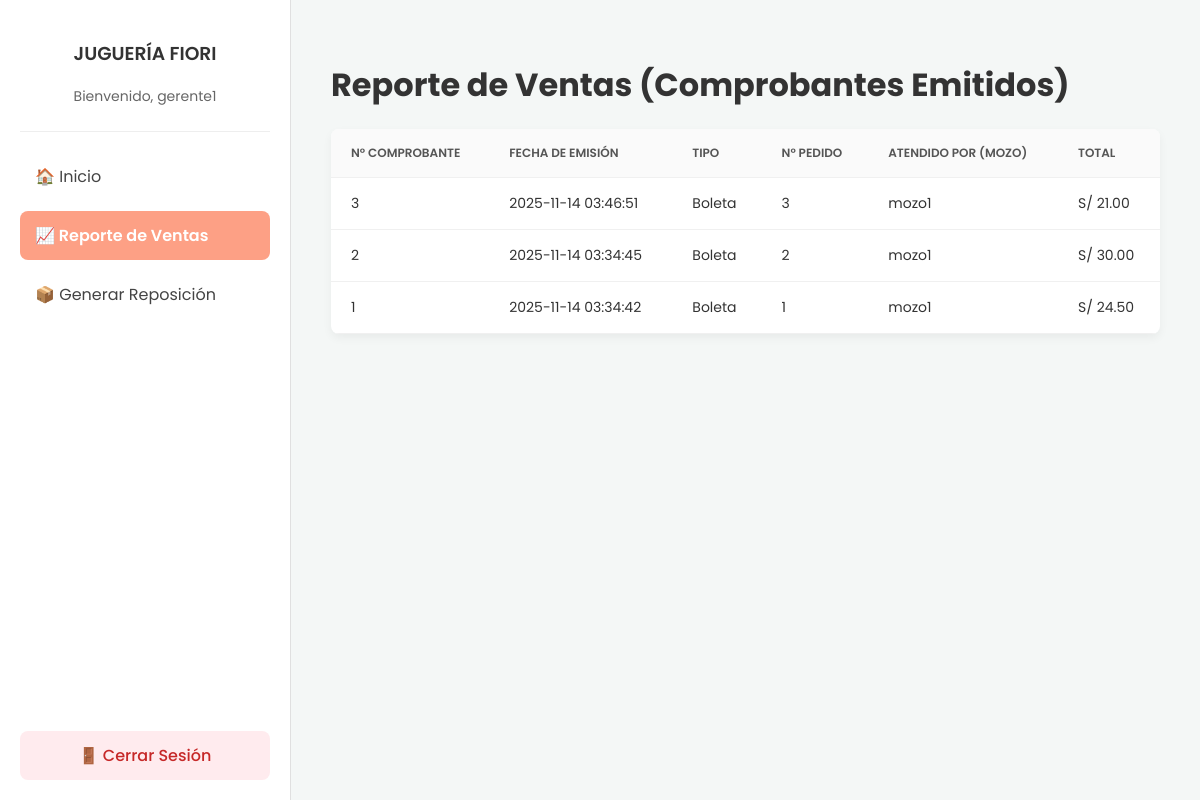
/gerente_reportes.php (signed in), run on the app's committed database.
### tables this page shows
CREATE TABLE `comprobantes` (
  `id_comprobante` int(11) NOT NULL,
  `id_pedido` int(11) NOT NULL,
  `tipo` enum('boleta','factura') NOT NULL,
  `fecha_emision` datetime NOT NULL,
  `total_final` decimal(10,2) NOT NULL
);

CREATE TABLE `pedidos` (
  `id_pedido` int(11) NOT NULL,
  `id_usuario_mozo` int(11) NOT NULL,
  `fecha_hora` datetime NOT NULL,
  `total` decimal(10,2) NOT NULL,
  `estado` enum('pendiente','validado','pagado') NOT NULL
);

CREATE TABLE `usuarios` (
  `id_usuario` int(11) NOT NULL,
  `nombre_usuario` varchar(100) NOT NULL,
  `password` varchar(255) NOT NULL,
  `rol` enum('mozo','cajero','gerente') NOT NULL
);

### gerente_reportes.php (the view, shortened to what this page needs)
<?php
include 'conexion.php';
$nombre_usuario = $_SESSION['nombre_usuario'];
$sql = "SELECT c.id_comprobante, c.fecha_emision, c.tipo, c.total_final, p.id_pedido, u.nombre_usuario AS mozo
        FROM comprobantes c
        JOIN pedidos p ON c.id_pedido = p.id_pedido
        JOIN usuarios u ON p.id_usuario_mozo = u.id_usuario
        ORDER BY c.fecha_emision DESC";
$resultado = $conexion->query($sql);
?>
<!DOCTYPE html>
<html lang="es">
<head>
</head>
<body>
    <div class="container">
        <nav class="sidebar">
            <div class="sidebar-header">
                <h3>JUGUERÍA FIORI</h3>
                <p>Bienvenido, <?php echo htmlspecialchars($nombre_usuario); ?></p>
            </div>
            <div class="sidebar-nav">
                <a href="gerente_inicio.php">🏠 Inicio</a>
                <a href="gerente_reportes.php" class="active">📈 Reporte de Ventas</a>
                <a href="gerente_reposicion.php">📦 Generar Reposición</a>
            </div>
            <div class="sidebar-footer">
                <a href="logout.php">🚪 Cerrar Sesión</a>
            </div>
        </nav>
        <main class="main-content">
            <h1>Reporte de Ventas (Comprobantes Emitidos)</h1>
            <table class="report-table">
                <thead>
                    <tr>
                        <th>N° Comprobante</th>
                        <th>Fecha de Emisión</th>
                        <th>Tipo</th>
                        <th>N° Pedido</th>
                        <th>Atendido por (Mozo)</th>
                        <th>Total</th>
                    </tr>
                </thead>
                <tbody>
                    <?php if ($resultado->num_rows > 0): ?>
                        <?php while($fila = $resultado->fetch_assoc()): ?>
                            <tr>
                                <td><?php echo $fila['id_comprobante']; ?></td>
                                <td><?php echo $fila['fecha_emision']; ?></td>
                                <td><?php echo htmlspecialchars(ucfirst($fila['tipo'])); ?></td>
                                <td><?php echo $fila['id_pedido']; ?></td>
                                <td><?php echo htmlspecialchars($fila['mozo']); ?></td>
                                <td>S/ <?php echo number_format($fila['total_final'], 2); ?></td>
                            </tr>
                        <?php endwhile; ?>
                    <?php else: ?>
                        <tr>
                            <td colspan="6" style="text-align:center;">No se ha generado ningún comprobante de venta todavía.</td>
                        </tr>
                    <?php endif; ?>
                </tbody>
            </table>
        </main>
    </div>
</body>
</html>

### gerente_reportes.php (style rules this page uses)
body { font-family: 'Poppins', sans-serif; margin: 0; background: #f4f7f6; }
.container { display: flex; height: 100vh; }
.sidebar { width: 250px; background: #ffffff; border-right: 1px solid #e0e0e0; display: flex; flex-direction: column; padding: 20px; }
.sidebar-header { text-align: center; margin-bottom: 20px; padding-bottom: 10px; border-bottom: 1px solid #eee; }
.sidebar-header h3 { color: #333; font-weight: 600; }
.sidebar-header p { color: #666; font-size: 14px; }
.sidebar-nav { flex-grow: 1; }
.sidebar-nav a { display: block; padding: 12px 15px; text-decoration: none; color: #444; border-radius: 8px; margin-bottom: 10px; font-weight: 400; transition: background 0.3s, color 0.3s; }
.sidebar-nav a.active { background: #fda085; color: white; font-weight: 600; }
.sidebar-footer a { display: block; padding: 12px 15px; text-decoration: none; background: #ffebee; color: #c62828; border-radius: 8px; text-align: center; font-weight: 500; transition: background 0.3s; }
.main-content { flex-grow: 1; padding: 40px; overflow-y: auto; }
.main-content h1 { color: #333; font-size: 32px; margin-bottom: 20px; }
.report-table { width: 100%; border-collapse: collapse; background: #ffffff; border-radius: 8px; overflow: hidden; box-shadow: 0 4px 10px rgba(0, 0, 0, 0.05); }
.report-table th, .report-table td { padding: 15px 20px; text-align: left; border-bottom: 1px solid #f0f0f0; }
.report-table th { background: #fafafa; font-weight: 600; color: #555; text-transform: uppercase; font-size: 12px; }
.report-table td { color: #333; font-size: 14px; }

### data on the page
comprobantes: id_comprobante "3", fecha_emision "2025-11-14 03:46:51", tipo "Boleta", id_pedido.id_pedido "3", usuarios.nombre_usuario "mozo1", total_final "21.00"
comprobantes: id_comprobante "2", fecha_emision "2025-11-14 03:34:45", tipo "Boleta", id_pedido.id_pedido "2", usuarios.nombre_usuario "mozo1", total_final "30.00"
comprobantes: id_comprobante "1", fecha_emision "2025-11-14 03:34:42", tipo "Boleta", id_pedido.id_pedido "1", usuarios.nombre_usuario "mozo1", total_final "24.50"

### other printed values
$nombre_usuario "gerente1"
